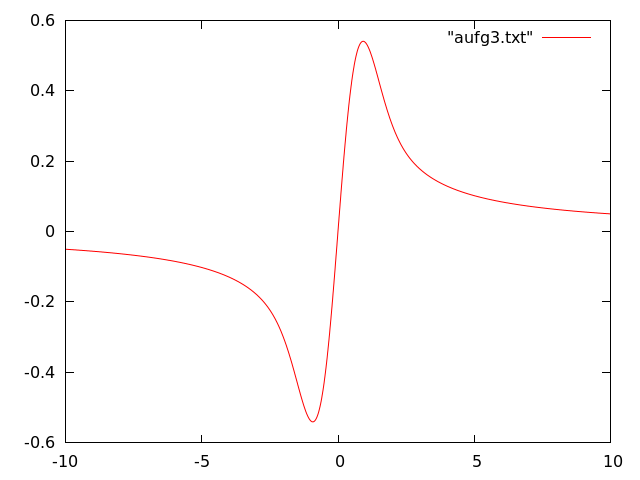

Source code (gnuplot):
set terminal pngcairo
set output "aufg3.png"
plot "aufg3.txt" w l 
